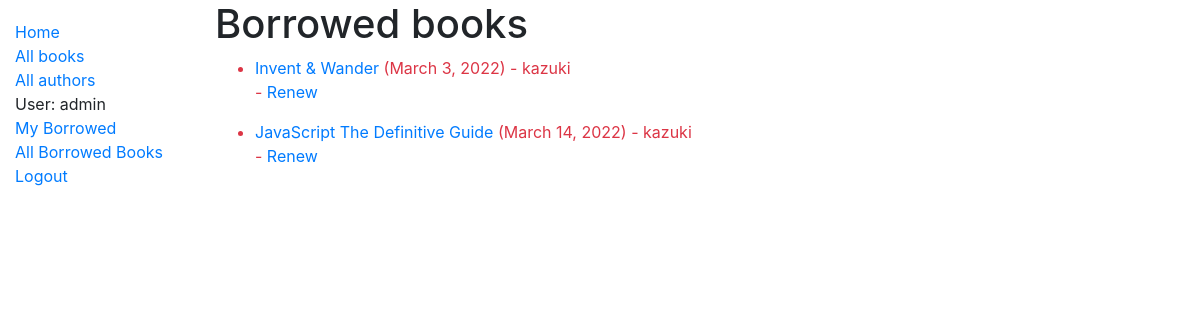
Page /catalog/loanedbooks/ (signed in) on the committed database.
### catalog/models.py (models this page shows, shortened)
class BookInstance(models.Model):
    id = models.UUIDField(
        primary_key=True,
        default=uuid.uuid4,
        help_text='Unique ID for this particular book across whole library'
    )
    book = models.ForeignKey('Book', on_delete=models.RESTRICT, null=True)
    imprint = models.CharField(max_length=200)
    due_back = models.DateField(null=True, blank=True)
    LOAN_STATUS = (
        ('m', 'Maintenance'),
        ('o', 'On loan'),
        ('a', 'Available'),
        ('r', 'Reserved'),
    )
    status = models.CharField(
        max_length=1,
        choices=LOAN_STATUS,
        blank=True,
        default='m',
        help_text='Book availability',
    )
    borrower = models.ForeignKey(
        User,
        on_delete=models.SET_NULL,
        null=True,
        blank=True
    )
    @property
    def is_overdue(self):
        if self.due_back and date.today() > self.due_back:
            return True
        return False
    class Meta:
        ordering = ['due_back']
        permissions = (
            ("can_mark_returned", "Set book as returned"),
        )

class Book(models.Model):
    title = models.CharField(max_length=200)
    author = models.ForeignKey('Author', on_delete=models.SET_NULL, null=True)
    summary = models.TextField(
        max_length=1000, help_text='Enter a brief description of the book'
    )
    isbn = models.CharField(
        'ISBN', max_length=13, unique=True,
        help_text='13 Character <a href="https://www.isbn-international.org/content/what-isbn">ISBN number</a>'
    )
    genre = models.ManyToManyField(
        Genre, help_text='Select a genre for this book'
    )
    def display_genre(self):
        """Create a string for the Genre. This is required to display genre in admin."""
        return ', '.join(genre.name for genre in self.genre.all()[:3])
    display_genre.short_description = 'Genre'

### catalog/views.py (the view)
class AllLoanedBooksListView(PermissionRequiredMixin, generic.ListView):
    model = BookInstance
    template_name = 'catalog/all_bookinstance_list_borrowed.html'
    permission_required = 'catalog.can_mark_returned'
    def get_queryset(self):
        return BookInstance.objects.filter(
            status__exact='o'
        ).order_by('due_back')

### catalog/templates/catalog/all_bookinstance_list_borrowed.html
{% extends "base_generic.html" %}
{% block content %}
  <h1>Borrowed books</h1>
  {% if perms.catalog.can_mark_returned %}
  <ul>
    {% for bookinst in bookinstance_list %}
      <li class="{% if bookinst.is_overdue %}text-danger{% endif %}">
        <a href="{% url 'book-detail' bookinst.book.pk %}">{{ bookinst.book.title }}</a> ({{ bookinst.due_back }}) - {{ bookinst.borrower.username}}
        <p>{% if perms.catalog.can_mark_returned %}- <a href="{% url 'renew-book-librarian' bookinst.id %}">Renew</a>{% endif %}</p>
      </li>
    {% endfor%}
  </ul>
  {% else %}
    <p>There are no books borrowed.</p>
  {% endif %}
{% endblock %}

### catalog/templates/base_generic.html (shortened to what this page needs)
<!DOCTYPE html>
<html lang="en">
<head>
  <link rel="stylesheet" href="https://cdn.jsdelivr.net/npm/bootstrap@4.5.3/dist/css/bootstrap.min.css">
  {% load static %}
  <link rel="stylesheet" href="{% static 'css/styles.css' %}">
</head>
<body>
  <div class="container-fluid">
    <div class="row">
      <div class="col-sm-2">
      {% block sidebar %}
        <ul class="sidebar-nav">
          <li> <a href="{% url 'index' %}"> Home</a></li>
          <li><a href="{% url 'books' %}">All books</a></li>
          <li><a href="{% url 'authors' %}">All authors</a></li>
        {% if user.is_authenticated %}
          <li>User: {{ user.get_username }}</li>
          <li><a href="{% url 'my-borrowed' %}">My Borrowed</a></li>
          {% if perms.catalog.can_mark_returned %}
            <li><a href="{% url 'all-borrowed' %}">All Borrowed Books</a></li>
          {% endif %}
          <li><a href="{% url 'logout' %}?next={{ request.path }}">Logout</a></li>
        {% else %}
          <li><a href="{% url 'login' %}?next={{ request.path }}">Login</a></li>
        </ul>
        {% endif %}
      {% endblock %}
      </div>
      <div class="col-sm-10">
        {% block content %}{% endblock %}
      </div>
    </div>
  </div>
</body>

### catalog/static/css/styles.css (style rules this page uses)
.sidebar-nav { margin-top: 20px; padding: 0; list-style: none; }

### rows in the picture
BookInstance: book "Invent & Wander", due_back "March 3, 2022", borrower.username "kazuki"
BookInstance: book "JavaScript The Definitive Guide", due_back "March 14, 2022", borrower.username "kazuki"

### other values in the picture
{{ user.get_username }} "admin"
